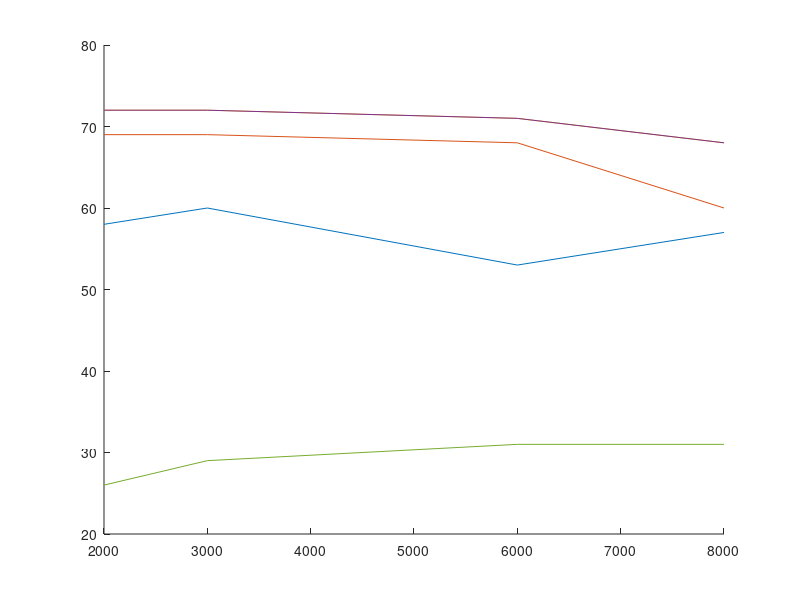

MATLAB code to generate this figure:
clear all
M = [2000, 3000, 6000, 8000];
V1 = [58, 60, 53, 57];
V2 =[69 69	68	60 ];
V3 = [ 72 72 71	68 ];
V4 = [ 72	72	71 68 ];
V5 = [ 26	29	31	31 ];

figure (1)
hold on
plot(M,V1);
plot(M,V2);
plot(M,V3);
plot(M,V4);
plot(M,V5);